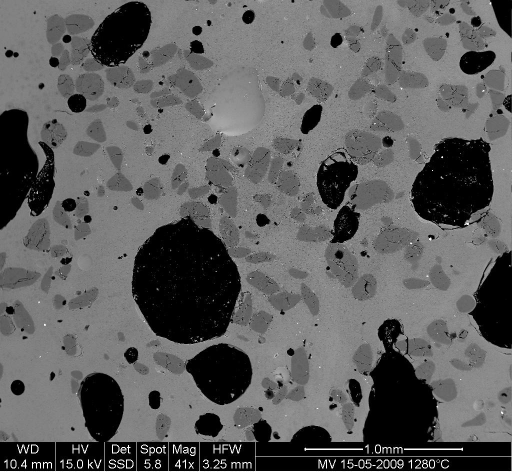
#> input picture images/bubbles.jpg, 1024 x 943 px (shown at 1/2 size)
$ jupyter execute 6_sand_grain_counting.ipynb   (shell and % lines are left out)   (older library calls are emulated)
#> lines starting #> are read from the running program, lines starting #| are printed output that depends on the picture; after the words box and inside, x2 and y2 are one past the last pixel; in counts of white or black regions, pixels touching at a corner belong together
## Counting grains and bubbles

This Scanning Element Microscopy image shows a glass sample
(light gray matrix) with some bubbles (black) and unmolten
sand grains (dark gray). We wish to determine the fraction
of the sample covered by these three phases,
and to estimate the number of sand grains and bubbles,
their average sizes, etc.

### Loading the slide

[cell 1]
import numpy as np

import matplotlib
matplotlib.rcParams['image.interpolation'] = 'nearest'
matplotlib.rcParams['image.cmap'] = 'viridis'
matplotlib.rcParams['figure.figsize'] = (10, 7)

[cell 2]
from skimage import io
from matplotlib import pyplot as plt

img = io.imread('../images/bubbles.jpg')
#> img is the input picture: shape (943, 1024); min 0, max 255, mean 94.8

plt.imshow(img, cmap=plt.cm.gray, interpolation='nearest');

### Remove banner

[cell 3]
img_clean = img[:880, :]
plt.imshow(img_clean, cmap=plt.cm.gray, interpolation='nearest');

### Filter to get rid of speckles

[cell 4]
import scipy.ndimage as ndi
img_med = ndi.median_filter(img_clean, size=5)
plt.imshow(img_med, cmap=plt.cm.gray, interpolation='nearest');

### Find threshold values

[cell 5]
plt.hist(img_med.flatten(), bins=40, range=(0, 150));
#> figure, not shown here; tallest bar 158876 high, from x = 0 to 3.75

### Separate layers by thresholding

[cell 6]
bubbles = (img_med <= 50)
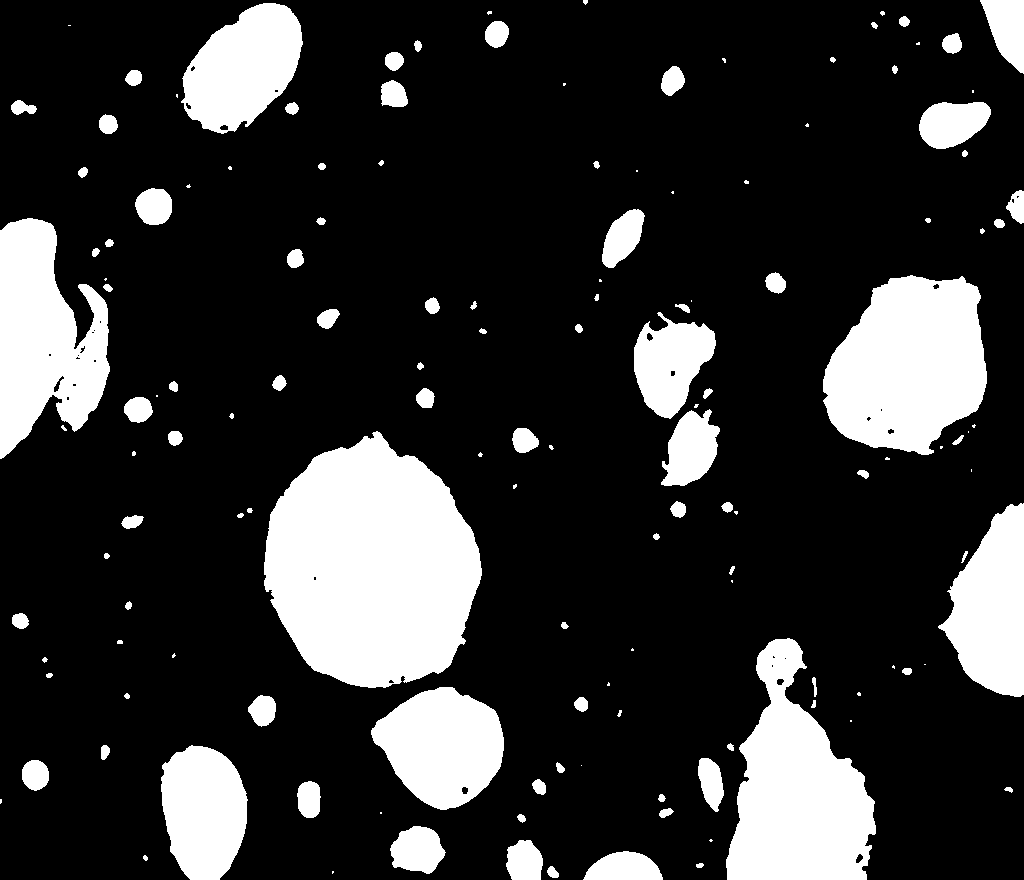
#> bubbles: shape (880, 1024) bool; 19.7% white; 144 white regions (43 under 20 px), largest, box (x1, y1, x2, y2) and area: (264, 431, 482, 688) 41029, (823, 275, 987, 455) 21981, (726, 638, 876, 880) 21739
sand = (img_med > 50) & (img_med <= 120)
#> sand: shape (880, 1024) bool; 24.2% white; 810 white regions (604 under 20 px), largest, box (x1, y1, x2, y2) and area: (89, 1, 428, 314) 33301, (308, 265, 553, 537) 16540, (0, 431, 147, 673) 14021
glass = (img_med > 120)
#> glass: shape (880, 1024) bool; 56.1% white; 429 black regions (278 under 20 px), largest, box (x1, y1, x2, y2) and area: (263, 265, 553, 689) 62569, (89, 0, 428, 314) 46932, (821, 273, 1024, 698) 38554

def plot_images(cmap=plt.cm.gray):
    for n, (name, image) in \
        enumerate([('Original', img_med),
                   ('Bubbles', bubbles),
                   ('Sand', sand),
                   ('Glass', glass)]):

        plt.subplot(2, 2, n + 1)
        plt.imshow(image, cmap=cmap)
        plt.title(name)
        plt.axis('off')
#> this loop made 4 passes
#> name on passes 1 to 4: 'Original', 'Bubbles', 'Sand', 'Glass'

plot_images();

### Visualise layers

[cell 7]
def plot_color_overlay():
    all_layers = np.zeros((img_clean.shape[0],
                           img_clean.shape[1], 3)) # Color image

    # You shouldn't run this if bubbles isn't a mask
    # -- otherwise, fancy indexing instead of masking
    assert(bubbles.dtype == np.bool)

    all_layers[bubbles] = (1, 0, 0)
    all_layers[sand] = (1, 1, 0)
    all_layers[glass] = (0, 0, 1)

    plt.imshow(all_layers)

plot_color_overlay()
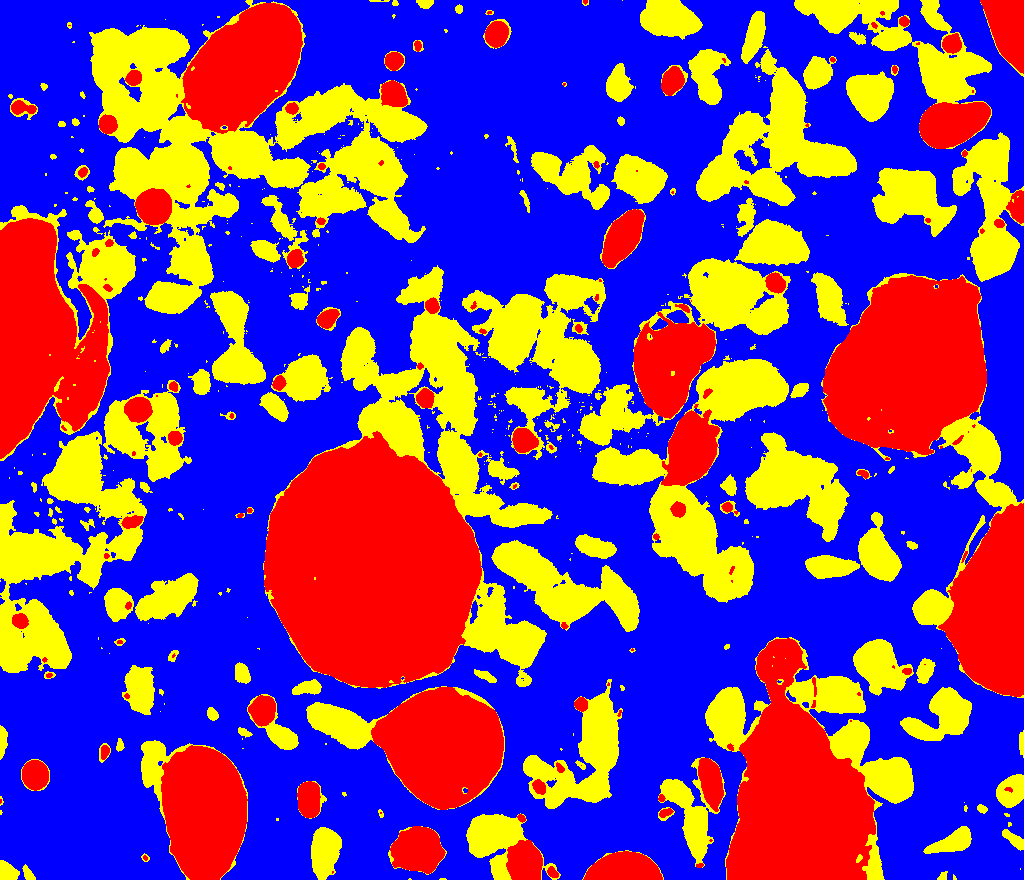
#> shown: shape (880, 1024, 3) float64; mean R, G, B 0.439, 0.242, 0.561

### Clean up shapes found

[cell 8]
for img in (sand, bubbles, glass):
    img[:] = ndi.binary_opening(img, np.ones((5, 5)))
    img[:] = ndi.binary_closing(img, np.ones((5, 5)))
#> this loop made 3 passes

plot_images()
#> the loop in plot_images (call 2), `for n, (name, image) in \ enumerate([('Original', img_med), ('Bubbles'..` made 4 passes

### Label connected components

[cell 9]
# Convert to int so we can store the labels
bubbles = bubbles.astype(int)
#> bubbles: shape (880, 1024) int64; values 0 (black) and 1 (white), 19.3% white; 70 white regions, largest, box (x1, y1, x2, y2) and area: (264, 432, 482, 688) 41028, (823, 276, 987, 455) 22012, (726, 639, 876, 878) 21476
sand = sand.astype(int)
#> sand: shape (880, 1024) int64; values 0 (black) and 1 (white), 22.4% white; 114 white regions, largest, box (x1, y1, x2, y2) and area: (91, 27, 427, 314) 32668, (696, 52, 857, 206) 9931, (410, 312, 552, 528) 9297
glass = glass.astype(int)
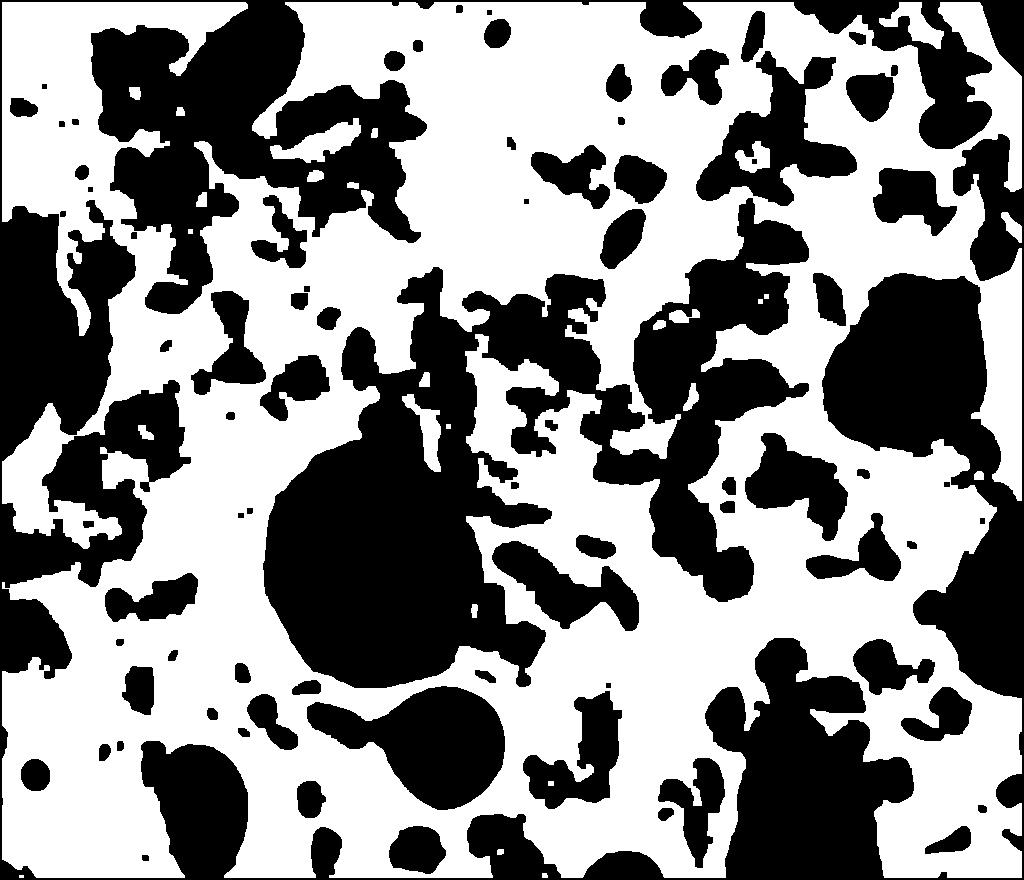
#> glass: shape (880, 1024) int64; values 0 (black) and 1 (white), 55.1% white; 79 black regions, largest, box (x1, y1, x2, y2) and area: (0, 0, 1024, 880) 204123, (263, 198, 809, 688) 109473, (307, 686, 505, 810) 13826

for name, img in [('Sand', sand),
                  ('Bubbles', bubbles),
                  ('Glass', glass)]:
    labels, count = ndi.label(img)
    print('%s regions found in %s' % (count, name))
    img[:] = labels

    obj_areas = [np.sum(labels == i) for \
                 i in range(1, labels.max())]
    print("Mean obj area %d" % np.mean(obj_areas))
#> this loop made 3 passes
#> (name, count) on passes 1 to 3: ('Sand', 115), ('Bubbles', 70), ('Glass', 27)
#| 115 regions found in Sand
#| Mean obj area 1769
#| 70 regions found in Bubbles
#| Mean obj area 2516
#| 27 regions found in Glass
#| Mean obj area 19111
#> pass 1, `labels, count = ndi.label(img)`:
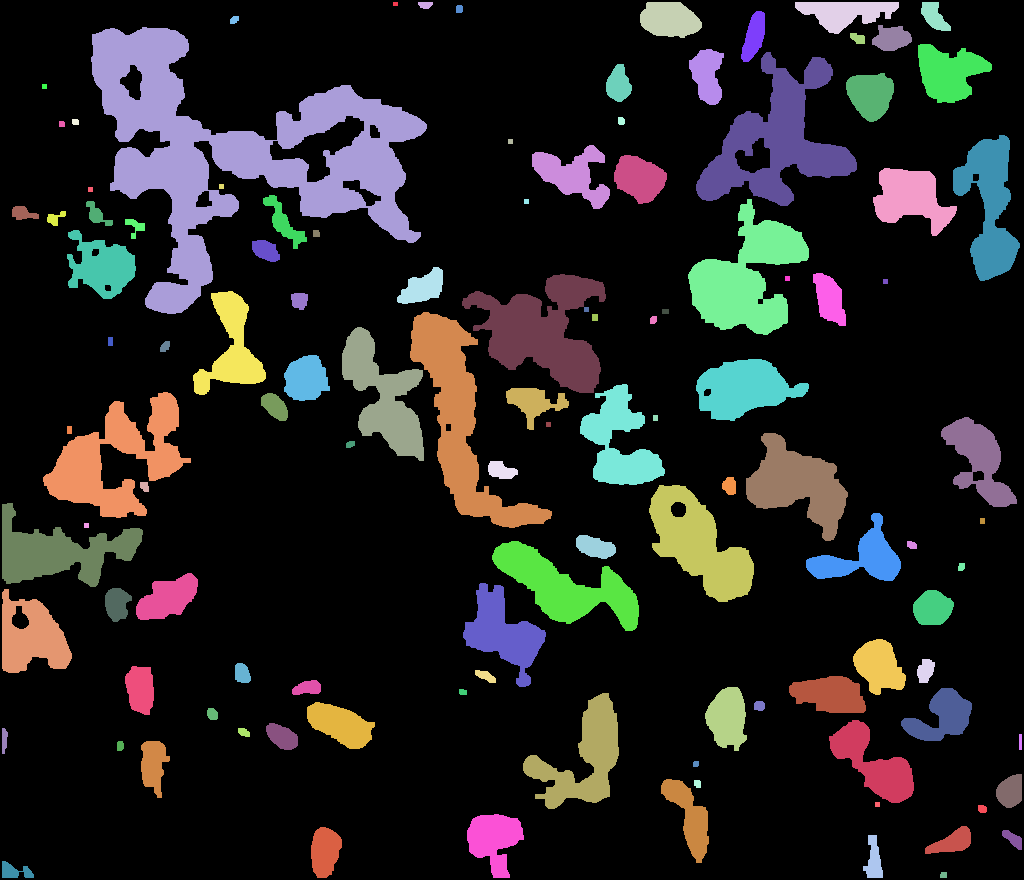
#> labels: shape (880, 1024) int32; 116 distinct labels, from 0 to 115; one colour per label, 0 black
#> pass 3, `labels, count = ndi.label(img)`:
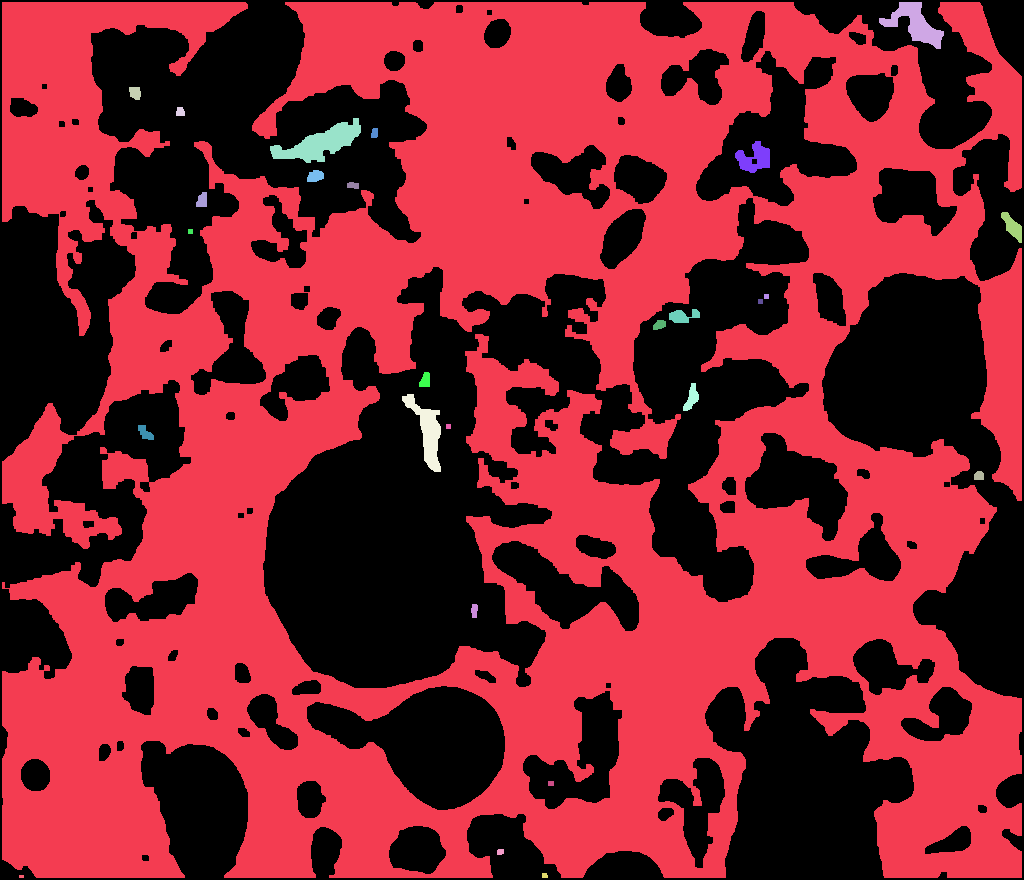
#> labels: shape (880, 1024) int32; 28 distinct labels, from 0 to 27; one colour per label, 0 black

plot_images(cmap=plt.cm.spectral)
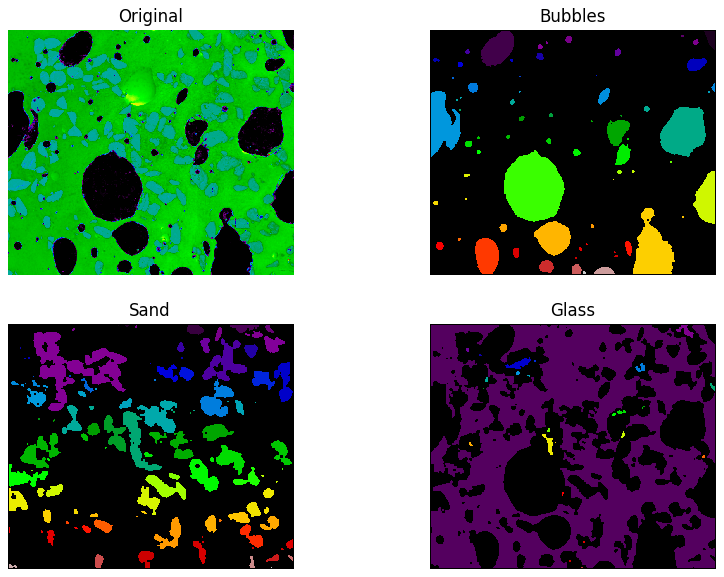
#> figure drawn by matplotlib, 4 panels
